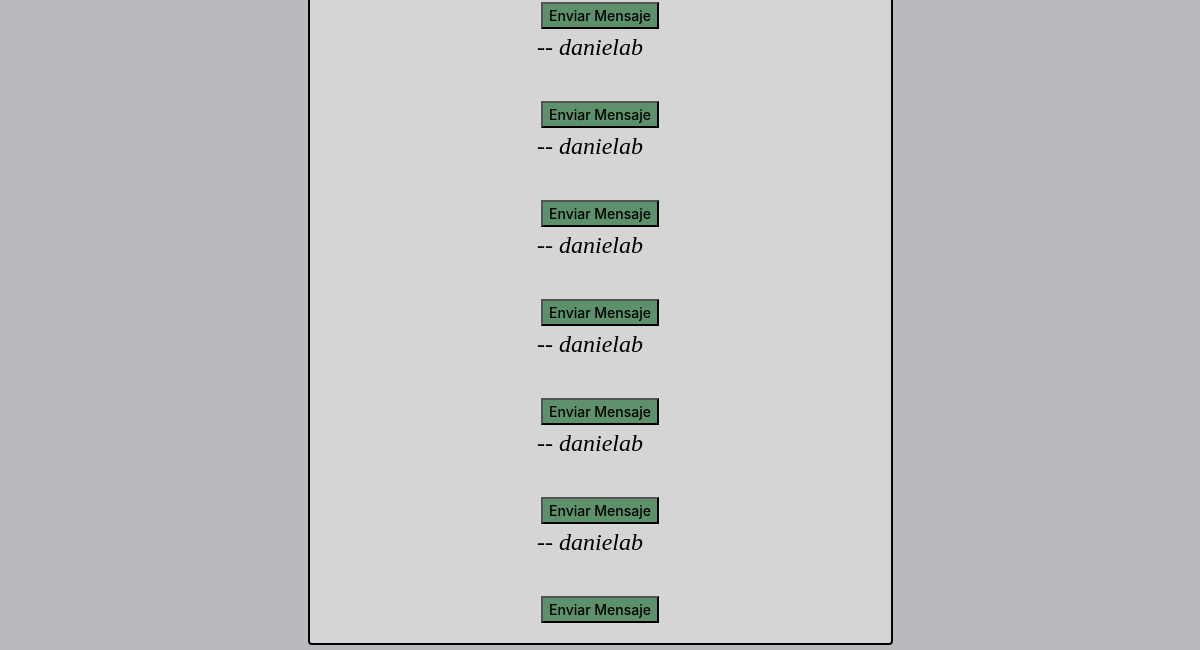
/Contacto (signed in, lower part), run on an earlier commit of the app's database.
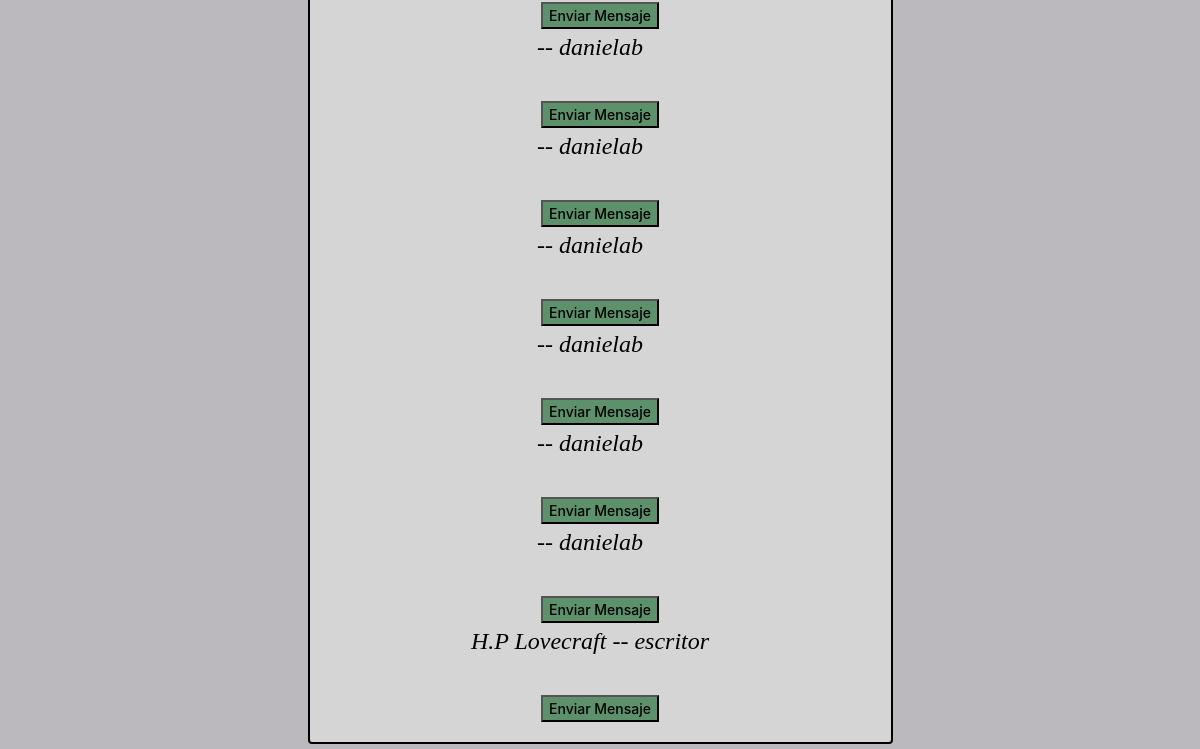
And on a later commit of the database.
### homePage/models.py (models this page shows, shortened)
class infousuario(models.Model):
	cuantaCerrada=models.BooleanField(default=False)
	tieneCuentaActivada=models.BooleanField(default=True)
	balance= models.IntegerField(default=0,validators=[MinValueValidator(50)])
	user= models.OneToOneField (User,on_delete=models.CASCADE)
	descripcion=models.TextField(max_length=130, default="",blank=True, null=True)
	aficiones= models.ForeignKey(competencias,on_delete=models.CASCADE,null=True)
	es_CreadorDeContenido= models.BooleanField(default=False)
	profile_img=models.ImageField(upload_to='images/profile/',default='images/profile/perfilb.jpg',null=False,blank=False)
	es_Colaborador= models.BooleanField(default=False)
	numeroTelefono=models.PositiveIntegerField(blank=True, null=True, validators=[MinValueValidator(1000000),MaxValueValidator(9999999999)])

### homePage/views.py (the view)
@login_required(login_url='/')
def vistaContactos(request):
	infoContactos=[]
	hayContactos=True;
	listaContactos=Contactos.objects.filter(Activo=request.user)
	for q in listaContactos:
		p=infousuario.objects.get(user = q.Pasivo)
		infoContactos.append(p)
	if len(listaContactos) ==0 :
		print("no hay Contactos")
		hayContactos=False
	for contactos in infoContactos:
			aux1=""+str(contactos.user.pk)
			aux1=aux1.strip()
			if request.GET.get(aux1) is not None:
				print('Encontro articulo')
				url= '/EnviarMensaje/'+aux1
				print("ava",url)
				return redirect(url)
	return render(request,'verContactos.html',{'infoContactos':infoContactos,'hayContactos':hayContactos})

### homePage/templates/verContactos.html (shortened to what this page needs)
{% extends 'plantillaGeneral.html' %}
{% block extrahead %}
<link rel="stylesheet" href="/static/css/perfil.css">
{% endblock %}
{% block content %}
{% if hayContactos == True%}
<div class="row">
	<div class="col col-3"></div>
	<div class="col col-6">
		<div class="container-7 conteiner">
			<center>
				{% for infoContacto in infoContactos %}
				<font face="Trebuchet MS" size="5"><em><p> {{infoContacto.user.first_name}} {{infoContacto.user.last_name}} -- {{infoContacto.user.username}}</em></p></font>
					<form method="get">
             	 <input type="submit" value="Enviar Mensaje"  name="{{infoContacto.user.pk}}" id="Comprar2">
        		</form>
	{%endfor%}
		</center>
		</div>
	</div>
{% endif %}
{% endblock %}

What changed in the data, as far as the page shows it:
added infousuario: user.first_name "H.P", user.last_name "Lovecraft", user.username "escritor"
